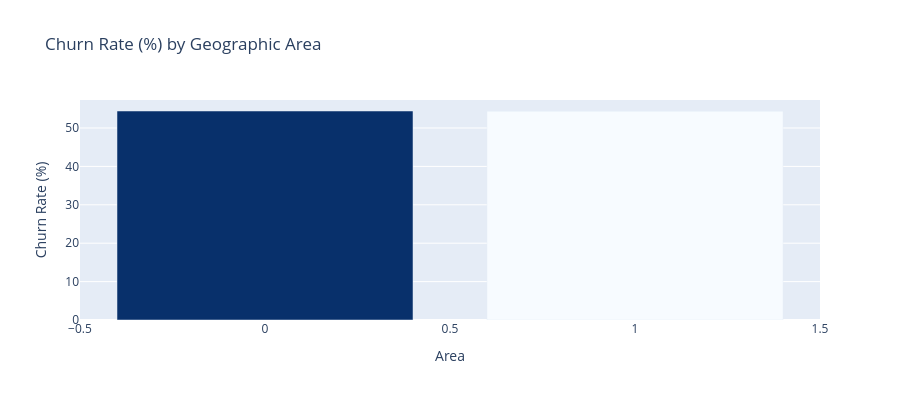

The notebook cell saved with this chart:
### Markdown cell above
## Chart 2: Churn rate by Area

### Code cell
if 'Area' in df.columns:
    churn_area = df.groupby('Area')['Churn'].mean().reset_index()
    churn_area['Churn_Pct'] = (churn_area['Churn'] * 100).round(2)
    fig2 = px.bar(churn_area.sort_values('Churn_Pct', ascending=False),
        x='Area', y='Churn_Pct', color='Churn_Pct',
        color_continuous_scale='Blues',
        title='Churn Rate (%) by Geographic Area',
        labels={'Churn_Pct': 'Churn Rate (%)'})
    fig2.update_layout(height=400, coloraxis_showscale=False)
    fig2.show()

### Figure 1 — Plotly figure (JSON) as saved in the notebook; plotly's stock layout.template omitted (floating-point values rounded to 4 significant figures)
{"data": [{"hovertemplate": "Area=%{x}<br>Churn Rate (%)=%{marker.color}<extra></extra>", "legendgroup": "", "marker": {"color": [54.43, 54.34], "coloraxis": "coloraxis", "pattern": {"shape": ""}}, "name": "", "orientation": "v", "showlegend": false, "textposition": "auto", "type": "bar", "x": [0, 1], "xaxis": "x", "y": [54.43, 54.34], "yaxis": "y"}], "layout": {"barmode": "relative", "coloraxis": {"autocolorscale": false, "colorbar": {"title": {"text": "Churn Rate (%)"}}, "colorscale": [[0, "rgb(247,251,255)"], [0.125, "rgb(222,235,247)"], [0.25, "rgb(198,219,239)"], [0.375, "rgb(158,202,225)"], [0.5, "rgb(107,174,214)"], [0.625, "rgb(66,146,198)"], [0.75, "rgb(33,113,181)"], [0.875, "rgb(8,81,156)"], [1, "rgb(8,48,107)"]], "showscale": false}, "height": 400, "legend": {"tracegroupgap": 0}, "title": {"text": "Churn Rate (%) by Geographic Area"}, "xaxis": {"anchor": "y", "domain": [0, 1], "title": {"text": "Area"}}, "yaxis": {"anchor": "x", "domain": [0, 1], "title": {"text": "Churn Rate (%)"}}}}
